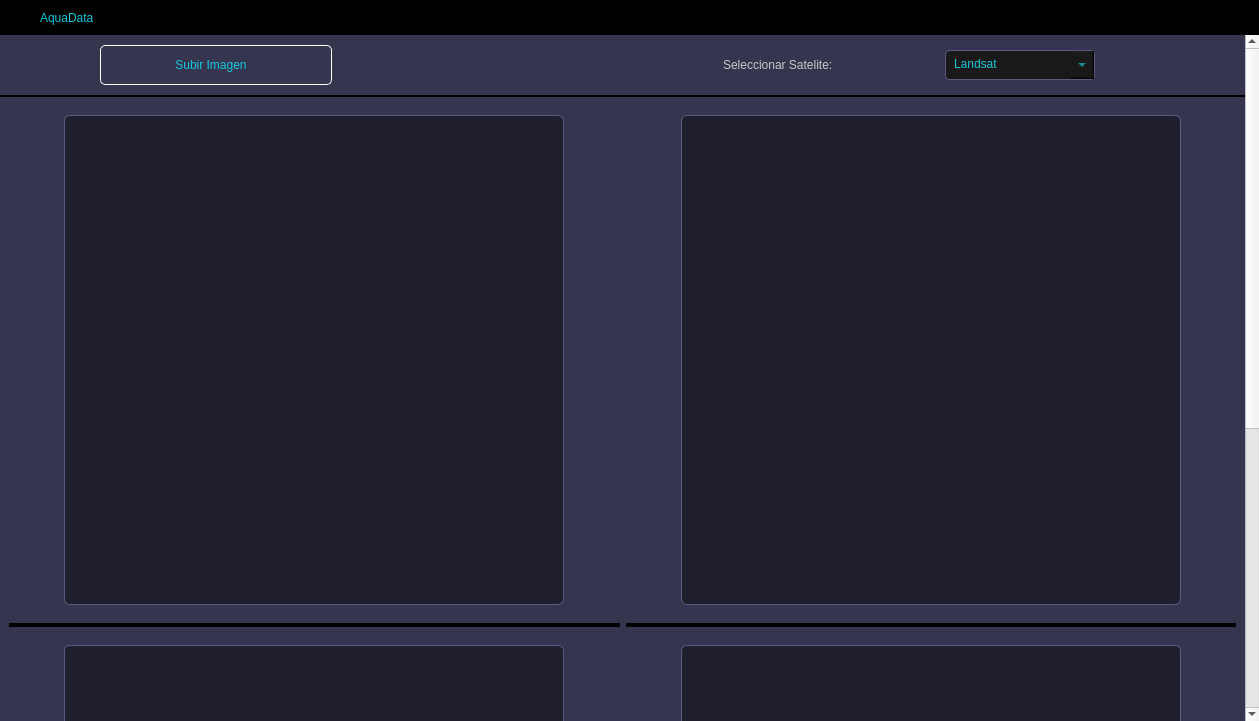
<?xml version="1.0" encoding="UTF-8"?>
<ui version="4.0">
 <class>MainWindow</class>
 <widget class="QMainWindow" name="MainWindow">
  <property name="geometry">
   <rect>
    <x>0</x>
    <y>0</y>
    <width>1259</width>
    <height>721</height>
   </rect>
  </property>
  <property name="windowTitle">
   <string>MainWindow</string>
  </property>
  <widget class="QWidget" name="centralwidget">
   <layout class="QVBoxLayout" name="verticalLayout">
    <property name="spacing">
     <number>0</number>
    </property>
    <property name="leftMargin">
     <number>0</number>
    </property>
    <property name="topMargin">
     <number>0</number>
    </property>
    <property name="rightMargin">
     <number>0</number>
    </property>
    <property name="bottomMargin">
     <number>0</number>
    </property>
    <item>
     <widget class="QFrame" name="frame_superior">
      <property name="minimumSize">
       <size>
        <width>0</width>
        <height>35</height>
       </size>
      </property>
      <property name="maximumSize">
       <size>
        <width>16777215</width>
        <height>35</height>
       </size>
      </property>
      <property name="autoFillBackground">
       <bool>false</bool>
      </property>
      <property name="styleSheet">
       <string notr="true">QFrame{
background-color:rgb(0,0,0);
}

QPushButton{
background-color: #000000ff;
border-radius:15px;
}

QPushButton:hover{
background-color: rgb(53,53,79);
border-radius:15px;
}</string>
      </property>
      <property name="frameShape">
       <enum>QFrame::NoFrame</enum>
      </property>
      <property name="frameShadow">
       <enum>QFrame::Raised</enum>
      </property>
      <property name="lineWidth">
       <number>1</number>
      </property>
      <layout class="QHBoxLayout" name="horizontalLayout">
       <property name="spacing">
        <number>5</number>
       </property>
       <property name="leftMargin">
        <number>5</number>
       </property>
       <property name="topMargin">
        <number>0</number>
       </property>
       <property name="rightMargin">
        <number>0</number>
       </property>
       <property name="bottomMargin">
        <number>0</number>
       </property>
       <item>
        <widget class="QLabel" name="label_5">
         <property name="minimumSize">
          <size>
           <width>30</width>
           <height>30</height>
          </size>
         </property>
         <property name="maximumSize">
          <size>
           <width>30</width>
           <height>30</height>
          </size>
         </property>
         <property name="styleSheet">
          <string notr="true"/>
         </property>
         <property name="text">
          <string/>
         </property>
         <property name="pixmap">
          <pixmap>../Resources/Iconos/Logo.png</pixmap>
         </property>
         <property name="scaledContents">
          <bool>true</bool>
         </property>
         <property name="alignment">
          <set>Qt::AlignCenter</set>
         </property>
        </widget>
       </item>
       <item>
        <widget class="QLabel" name="label">
         <property name="styleSheet">
          <string notr="true">font: 87 6 pt &quot;Arial Black&quot;;
color: rgb(20, 200, 220);
</string>
         </property>
         <property name="text">
          <string>AquaData</string>
         </property>
        </widget>
       </item>
       <item>
        <spacer name="horizontalSpacer">
         <property name="orientation">
          <enum>Qt::Horizontal</enum>
         </property>
         <property name="sizeHint" stdset="0">
          <size>
           <width>276</width>
           <height>17</height>
          </size>
         </property>
        </spacer>
       </item>
       <item>
        <widget class="QPushButton" name="btn_Minimizar">
         <property name="minimumSize">
          <size>
           <width>30</width>
           <height>30</height>
          </size>
         </property>
         <property name="maximumSize">
          <size>
           <width>30</width>
           <height>30</height>
          </size>
         </property>
         <property name="text">
          <string/>
         </property>
         <property name="icon">
          <iconset>
           <normaloff>../Resources/Iconos/menos.png</normaloff>../Resources/Iconos/menos.png</iconset>
         </property>
         <property name="iconSize">
          <size>
           <width>18</width>
           <height>18</height>
          </size>
         </property>
        </widget>
       </item>
       <item>
        <widget class="QPushButton" name="btn_Normal">
         <property name="minimumSize">
          <size>
           <width>30</width>
           <height>30</height>
          </size>
         </property>
         <property name="maximumSize">
          <size>
           <width>30</width>
           <height>30</height>
          </size>
         </property>
         <property name="text">
          <string/>
         </property>
         <property name="icon">
          <iconset>
           <normaloff>../Resources/Iconos/Normal.png</normaloff>../Resources/Iconos/Normal.png</iconset>
         </property>
        </widget>
       </item>
       <item>
        <widget class="QPushButton" name="btn_Maximizar">
         <property name="minimumSize">
          <size>
           <width>30</width>
           <height>30</height>
          </size>
         </property>
         <property name="maximumSize">
          <size>
           <width>30</width>
           <height>30</height>
          </size>
         </property>
         <property name="styleSheet">
          <string notr="true"/>
         </property>
         <property name="text">
          <string/>
         </property>
         <property name="icon">
          <iconset>
           <normaloff>../Resources/Iconos/Maximiza.png</normaloff>../Resources/Iconos/Maximiza.png</iconset>
         </property>
         <property name="iconSize">
          <size>
           <width>16</width>
           <height>16</height>
          </size>
         </property>
        </widget>
       </item>
       <item>
        <widget class="QPushButton" name="btn_Cerrar">
         <property name="minimumSize">
          <size>
           <width>30</width>
           <height>30</height>
          </size>
         </property>
         <property name="maximumSize">
          <size>
           <width>30</width>
           <height>30</height>
          </size>
         </property>
         <property name="text">
          <string/>
         </property>
         <property name="icon">
          <iconset>
           <normaloff>../Resources/Iconos/Cerrar.png</normaloff>../Resources/Iconos/Cerrar.png</iconset>
         </property>
         <property name="iconSize">
          <size>
           <width>16</width>
           <height>16</height>
          </size>
         </property>
        </widget>
       </item>
      </layout>
     </widget>
    </item>
    <item>
     <widget class="QScrollArea" name="scrollArea">
      <property name="frameShape">
       <enum>QFrame::NoFrame</enum>
      </property>
      <property name="widgetResizable">
       <bool>true</bool>
      </property>
      <widget class="QWidget" name="scrollAreaWidgetContents_2">
       <property name="geometry">
        <rect>
         <x>0</x>
         <y>-485</y>
         <width>1242</width>
         <height>1204</height>
        </rect>
       </property>
       <layout class="QVBoxLayout" name="verticalLayout_6">
        <property name="spacing">
         <number>0</number>
        </property>
        <property name="leftMargin">
         <number>0</number>
        </property>
        <property name="topMargin">
         <number>0</number>
        </property>
        <property name="rightMargin">
         <number>0</number>
        </property>
        <property name="bottomMargin">
         <number>0</number>
        </property>
        <item>
         <widget class="QFrame" name="frame_2">
          <property name="frameShape">
           <enum>QFrame::NoFrame</enum>
          </property>
          <property name="frameShadow">
           <enum>QFrame::Raised</enum>
          </property>
          <layout class="QVBoxLayout" name="verticalLayout_2" stretch="1,5,4,0">
           <property name="spacing">
            <number>0</number>
           </property>
           <property name="leftMargin">
            <number>0</number>
           </property>
           <property name="topMargin">
            <number>0</number>
           </property>
           <property name="rightMargin">
            <number>0</number>
           </property>
           <property name="bottomMargin">
            <number>0</number>
           </property>
           <item>
            <widget class="QFrame" name="frame">
             <property name="minimumSize">
              <size>
               <width>0</width>
               <height>60</height>
              </size>
             </property>
             <property name="maximumSize">
              <size>
               <width>16777215</width>
               <height>16777215</height>
              </size>
             </property>
             <property name="layoutDirection">
              <enum>Qt::LeftToRight</enum>
             </property>
             <property name="styleSheet">
              <string notr="true">QFrame{
    background-color: rgb(53, 53, 79);
}

QPushButton{
    font: 87  9pt &quot;Arial Black&quot;;
    background-color: #000000ff;
    color: rgb(20, 200, 220);
    border-radius: 5px;
    border: 1px solid white;
}

QPushButton:hover{
    background-color: black;
}
</string>
             </property>
             <property name="frameShape">
              <enum>QFrame::NoFrame</enum>
             </property>
             <property name="frameShadow">
              <enum>QFrame::Raised</enum>
             </property>
             <layout class="QHBoxLayout" name="horizontalLayout_4" stretch="0,0">
              <property name="spacing">
               <number>0</number>
              </property>
              <property name="leftMargin">
               <number>0</number>
              </property>
              <property name="topMargin">
               <number>0</number>
              </property>
              <property name="rightMargin">
               <number>0</number>
              </property>
              <property name="bottomMargin">
               <number>0</number>
              </property>
              <item>
               <widget class="QFrame" name="frame_6">
                <property name="sizePolicy">
                 <sizepolicy hsizetype="Expanding" vsizetype="Expanding">
                  <horstretch>0</horstretch>
                  <verstretch>0</verstretch>
                 </sizepolicy>
                </property>
                <property name="layoutDirection">
                 <enum>Qt::LeftToRight</enum>
                </property>
                <property name="frameShape">
                 <enum>QFrame::NoFrame</enum>
                </property>
                <property name="frameShadow">
                 <enum>QFrame::Raised</enum>
                </property>
                <property name="midLineWidth">
                 <number>0</number>
                </property>
                <layout class="QHBoxLayout" name="horizontalLayout_8">
                 <property name="spacing">
                  <number>50</number>
                 </property>
                 <property name="leftMargin">
                  <number>100</number>
                 </property>
                 <property name="topMargin">
                  <number>9</number>
                 </property>
                 <property name="rightMargin">
                  <number>9</number>
                 </property>
                 <property name="bottomMargin">
                  <number>9</number>
                 </property>
                 <item>
                  <widget class="QPushButton" name="btn_Subir">
                   <property name="minimumSize">
                    <size>
                     <width>0</width>
                     <height>0</height>
                    </size>
                   </property>
                   <property name="maximumSize">
                    <size>
                     <width>300</width>
                     <height>40</height>
                    </size>
                   </property>
                   <property name="layoutDirection">
                    <enum>Qt::RightToLeft</enum>
                   </property>
                   <property name="text">
                    <string>Subir Imagen   </string>
                   </property>
                   <property name="icon">
                    <iconset>
                     <normaloff>../Resources/Iconos/Subir.png</normaloff>../Resources/Iconos/Subir.png</iconset>
                   </property>
                   <property name="iconSize">
                    <size>
                     <width>25</width>
                     <height>25</height>
                    </size>
                   </property>
                  </widget>
                 </item>
                 <item>
                  <widget class="QLabel" name="lbl_Fecha">
                   <property name="styleSheet">
                    <string notr="true">  font: 13pt &quot;Arial&quot;;
    color: rgb(200, 200, 200);
    background: transparent;
    border: none;</string>
                   </property>
                   <property name="text">
                    <string/>
                   </property>
                  </widget>
                 </item>
                </layout>
               </widget>
              </item>
              <item>
               <widget class="QFrame" name="frame_7">
                <property name="sizePolicy">
                 <sizepolicy hsizetype="Expanding" vsizetype="Expanding">
                  <horstretch>0</horstretch>
                  <verstretch>0</verstretch>
                 </sizepolicy>
                </property>
                <property name="frameShape">
                 <enum>QFrame::NoFrame</enum>
                </property>
                <property name="frameShadow">
                 <enum>QFrame::Raised</enum>
                </property>
                <layout class="QHBoxLayout" name="horizontalLayout_9">
                 <property name="leftMargin">
                  <number>100</number>
                 </property>
                 <property name="rightMargin">
                  <number>150</number>
                 </property>
                 <item>
                  <widget class="QLabel" name="label_2">
                   <property name="styleSheet">
                    <string notr="true">  font: 13pt &quot;Arial&quot;;
    color: rgb(200, 200, 200);
    background: transparent;
    border: none;</string>
                   </property>
                   <property name="text">
                    <string>Seleccionar Satelite: </string>
                   </property>
                  </widget>
                 </item>
                 <item>
                  <widget class="QComboBox" name="Cbox_Satelite">
                   <property name="minimumSize">
                    <size>
                     <width>0</width>
                     <height>30</height>
                    </size>
                   </property>
                   <property name="maximumSize">
                    <size>
                     <width>150</width>
                     <height>16777215</height>
                    </size>
                   </property>
                   <property name="styleSheet">
                    <string notr="true">QComboBox {
    font: 75 9pt &quot;Arial&quot;;
    background-color: rgb(25, 25, 25);
    color: rgb(20, 200, 220);
    border: 1px solid rgb(90, 90, 130);
    border-radius: 4px;
    padding: 2px 25px 4px 8px;  
}

QComboBox:hover {
    background-color:rgb(94, 94, 94);
}

QComboBox::drop-down {
    subcontrol-origin: padding;
    subcontrol-position: top right;
    width: 24px;
}


QComboBox QAbstractItemView {
    background-color: rgb(20, 20, 30);
    color: rgb(220, 220, 220);
    selection-background-color: rgb(20, 200, 220);
    selection-color: black;
}</string>
                   </property>
                   <item>
                    <property name="text">
                     <string>Landsat</string>
                    </property>
                   </item>
                   <item>
                    <property name="text">
                     <string>Sentinel</string>
                    </property>
                   </item>
                  </widget>
                 </item>
                </layout>
               </widget>
              </item>
             </layout>
            </widget>
           </item>
           <item>
            <widget class="QFrame" name="frame_3">
             <property name="styleSheet">
              <string notr="true">QFrame{
    background-color: rgb(53, 53, 79);
    border-bottom: none;  /* Borde solo en la parte inferior */
    border-top: 2px solid black;  /* Sin borde superior */
    border-left: none;  /* Sin borde izquierdo */
    border-right: none;  /* Sin borde derecho */
}


</string>
             </property>
             <property name="frameShape">
              <enum>QFrame::NoFrame</enum>
             </property>
             <property name="frameShadow">
              <enum>QFrame::Raised</enum>
             </property>
             <layout class="QHBoxLayout" name="horizontalLayout_5">
              <item>
               <widget class="QFrame" name="frame_12">
                <property name="styleSheet">
                 <string notr="true">border: none;</string>
                </property>
                <property name="frameShape">
                 <enum>QFrame::StyledPanel</enum>
                </property>
                <property name="frameShadow">
                 <enum>QFrame::Raised</enum>
                </property>
                <layout class="QHBoxLayout" name="horizontalLayout_10">
                 <item>
                  <widget class="QWidget" name="wdg_Original" native="true">
                   <property name="minimumSize">
                    <size>
                     <width>450</width>
                     <height>490</height>
                    </size>
                   </property>
                   <property name="maximumSize">
                    <size>
                     <width>500</width>
                     <height>16777215</height>
                    </size>
                   </property>
                   <property name="styleSheet">
                    <string notr="true">  background-color: rgb(30, 30, 45);
    border: 1px solid rgb(90, 90, 130);
    border-radius: 6px;</string>
                   </property>
                  </widget>
                 </item>
                </layout>
               </widget>
              </item>
              <item>
               <widget class="QFrame" name="frame_13">
                <property name="styleSheet">
                 <string notr="true">border: none;</string>
                </property>
                <property name="frameShape">
                 <enum>QFrame::StyledPanel</enum>
                </property>
                <property name="frameShadow">
                 <enum>QFrame::Raised</enum>
                </property>
                <layout class="QHBoxLayout" name="horizontalLayout_11">
                 <item>
                  <widget class="QWidget" name="wdg_Magua" native="true">
                   <property name="minimumSize">
                    <size>
                     <width>450</width>
                     <height>0</height>
                    </size>
                   </property>
                   <property name="maximumSize">
                    <size>
                     <width>500</width>
                     <height>16777215</height>
                    </size>
                   </property>
                   <property name="styleSheet">
                    <string notr="true">  background-color: rgb(30, 30, 45);
    border: 1px solid rgb(90, 90, 130);
    border-radius: 6px;</string>
                   </property>
                  </widget>
                 </item>
                </layout>
               </widget>
              </item>
             </layout>
            </widget>
           </item>
           <item>
            <widget class="QFrame" name="frame_4">
             <property name="sizePolicy">
              <sizepolicy hsizetype="Expanding" vsizetype="Expanding">
               <horstretch>0</horstretch>
               <verstretch>0</verstretch>
              </sizepolicy>
             </property>
             <property name="styleSheet">
              <string notr="true">QFrame{
    background-color: rgb(53, 53, 79);
   
}

</string>
             </property>
             <property name="frameShape">
              <enum>QFrame::NoFrame</enum>
             </property>
             <property name="frameShadow">
              <enum>QFrame::Raised</enum>
             </property>
             <layout class="QHBoxLayout" name="horizontalLayout_2">
              <property name="spacing">
               <number>6</number>
              </property>
              <property name="leftMargin">
               <number>9</number>
              </property>
              <property name="topMargin">
               <number>0</number>
              </property>
              <property name="rightMargin">
               <number>9</number>
              </property>
              <property name="bottomMargin">
               <number>10</number>
              </property>
              <item>
               <widget class="QFrame" name="frame_8">
                <property name="sizePolicy">
                 <sizepolicy hsizetype="Expanding" vsizetype="Expanding">
                  <horstretch>0</horstretch>
                  <verstretch>0</verstretch>
                 </sizepolicy>
                </property>
                <property name="styleSheet">
                 <string notr="true">QFrame {
    border-bottom: none;  /* Borde solo en la parte inferior */
    border-top: 4px solid black;  /* Sin borde superior */
    border-left: none;  /* Sin borde izquierdo */
    border-right: none;  /* Sin borde derecho */
}</string>
                </property>
                <property name="frameShape">
                 <enum>QFrame::NoFrame</enum>
                </property>
                <property name="frameShadow">
                 <enum>QFrame::Raised</enum>
                </property>
                <layout class="QVBoxLayout" name="verticalLayout_3">
                 <property name="spacing">
                  <number>0</number>
                 </property>
                 <property name="leftMargin">
                  <number>9</number>
                 </property>
                 <property name="topMargin">
                  <number>9</number>
                 </property>
                 <property name="rightMargin">
                  <number>9</number>
                 </property>
                 <property name="bottomMargin">
                  <number>9</number>
                 </property>
                 <item>
                  <widget class="QFrame" name="frame_10">
                   <property name="styleSheet">
                    <string notr="true"> border: none;</string>
                   </property>
                   <property name="frameShape">
                    <enum>QFrame::StyledPanel</enum>
                   </property>
                   <property name="frameShadow">
                    <enum>QFrame::Raised</enum>
                   </property>
                   <layout class="QHBoxLayout" name="horizontalLayout_6">
                    <property name="spacing">
                     <number>6</number>
                    </property>
                    <property name="leftMargin">
                     <number>9</number>
                    </property>
                    <property name="topMargin">
                     <number>9</number>
                    </property>
                    <property name="rightMargin">
                     <number>9</number>
                    </property>
                    <property name="bottomMargin">
                     <number>9</number>
                    </property>
                    <item>
                     <widget class="QWidget" name="wdg_Ndwi" native="true">
                      <property name="minimumSize">
                       <size>
                        <width>500</width>
                        <height>400</height>
                       </size>
                      </property>
                      <property name="maximumSize">
                       <size>
                        <width>500</width>
                        <height>400</height>
                       </size>
                      </property>
                      <property name="styleSheet">
                       <string notr="true">  background-color: rgb(30, 30, 45);
    border: 1px solid rgb(90, 90, 130);
    border-radius: 6px;</string>
                      </property>
                     </widget>
                    </item>
                   </layout>
                  </widget>
                 </item>
                 <item>
                  <widget class="QFrame" name="frame_14">
                   <property name="styleSheet">
                    <string notr="true"> border: none;</string>
                   </property>
                   <property name="frameShape">
                    <enum>QFrame::StyledPanel</enum>
                   </property>
                   <property name="frameShadow">
                    <enum>QFrame::Raised</enum>
                   </property>
                   <layout class="QHBoxLayout" name="horizontalLayout_12">
                    <item>
                     <widget class="QLabel" name="label_3">
                      <property name="styleSheet">
                       <string notr="true">  font: 10pt &quot;Arial&quot;;
    color: rgb(200, 200, 200);
    background: transparent;
    border: none;</string>
                      </property>
                      <property name="text">
                       <string>Umbralización del índice NDWI:</string>
                      </property>
                      <property name="alignment">
                       <set>Qt::AlignCenter</set>
                      </property>
                     </widget>
                    </item>
                    <item>
                     <widget class="QLabel" name="lbl_Ndwi">
                      <property name="styleSheet">
                       <string notr="true">  font: 87 14pt &quot;Arial&quot;;
    color: rgb(20, 200, 220);
    background: transparent;
    border: none;</string>
                      </property>
                      <property name="text">
                       <string/>
                      </property>
                      <property name="alignment">
                       <set>Qt::AlignCenter</set>
                      </property>
                     </widget>
                    </item>
                   </layout>
                  </widget>
                 </item>
                 <item>
                  <widget class="QFrame" name="frame_15">
                   <property name="styleSheet">
                    <string notr="true"> border: none;</string>
                   </property>
                   <property name="frameShape">
                    <enum>QFrame::StyledPanel</enum>
                   </property>
                   <property name="frameShadow">
                    <enum>QFrame::Raised</enum>
                   </property>
                   <layout class="QHBoxLayout" name="horizontalLayout_13">
                    <item>
                     <widget class="QSlider" name="sld_Ndwi">
                      <property name="maximumSize">
                       <size>
                        <width>500</width>
                        <height>16777215</height>
                       </size>
                      </property>
                      <property name="orientation">
                       <enum>Qt::Horizontal</enum>
                      </property>
                      <property name="tickPosition">
                       <enum>QSlider::TicksBelow</enum>
                      </property>
                     </widget>
                    </item>
                   </layout>
                  </widget>
                 </item>
                </layout>
               </widget>
              </item>
              <item>
               <widget class="QFrame" name="frame_9">
                <property name="sizePolicy">
                 <sizepolicy hsizetype="Expanding" vsizetype="Expanding">
                  <horstretch>0</horstretch>
                  <verstretch>0</verstretch>
                 </sizepolicy>
                </property>
                <property name="styleSheet">
                 <string notr="true">QFrame {
    border-bottom: none;  /* Borde solo en la parte inferior */
    border-top: 4px solid black;  /* Sin borde superior */
    border-left: none;  /* Sin borde izquierdo */
    border-right: none;  /* Sin borde derecho */
}</string>
                </property>
                <property name="frameShape">
                 <enum>QFrame::NoFrame</enum>
                </property>
                <property name="frameShadow">
                 <enum>QFrame::Raised</enum>
                </property>
                <layout class="QVBoxLayout" name="verticalLayout_4">
                 <property name="spacing">
                  <number>0</number>
                 </property>
                 <item>
                  <widget class="QFrame" name="frame_11">
                   <property name="styleSheet">
                    <string notr="true"> border: none;</string>
                   </property>
                   <property name="frameShape">
                    <enum>QFrame::StyledPanel</enum>
                   </property>
                   <property name="frameShadow">
                    <enum>QFrame::Raised</enum>
                   </property>
                   <layout class="QHBoxLayout" name="horizontalLayout_7">
                    <item>
                     <widget class="QWidget" name="wdg_Mnubes" native="true">
                      <property name="minimumSize">
                       <size>
                        <width>500</width>
                        <height>400</height>
                       </size>
                      </property>
                      <property name="maximumSize">
                       <size>
                        <width>500</width>
                        <height>400</height>
                       </size>
                      </property>
                      <property name="styleSheet">
                       <string notr="true">  background-color: rgb(30, 30, 45);
    border: 1px solid rgb(90, 90, 130);
    border-radius: 6px;</string>
                      </property>
                     </widget>
                    </item>
                   </layout>
                  </widget>
                 </item>
                 <item>
                  <widget class="QFrame" name="frame_16">
                   <property name="styleSheet">
                    <string notr="true"> border: none;</string>
                   </property>
                   <property name="frameShape">
                    <enum>QFrame::StyledPanel</enum>
                   </property>
                   <property name="frameShadow">
                    <enum>QFrame::Raised</enum>
                   </property>
                   <layout class="QHBoxLayout" name="horizontalLayout_14">
                    <item>
                     <widget class="QLabel" name="label_4">
                      <property name="styleSheet">
                       <string notr="true">  font: 10pt &quot;Arial&quot;;
    color: rgb(200, 200, 200);
    background: transparent;
    border: none;</string>
                      </property>
                      <property name="text">
                       <string>Filtro de nubes</string>
                      </property>
                      <property name="alignment">
                       <set>Qt::AlignCenter</set>
                      </property>
                     </widget>
                    </item>
                    <item>
                     <widget class="QLabel" name="lbl_Nubes">
                      <property name="styleSheet">
                       <string notr="true">  font: 87 14pt &quot;Arial&quot;;
    color: rgb(20, 200, 220);
    background: transparent;
    border: none;</string>
                      </property>
                      <property name="text">
                       <string/>
                      </property>
                      <property name="alignment">
                       <set>Qt::AlignCenter</set>
                      </property>
                     </widget>
                    </item>
                   </layout>
                  </widget>
                 </item>
                 <item>
                  <widget class="QFrame" name="frame_17">
                   <property name="styleSheet">
                    <string notr="true"> border: none;</string>
                   </property>
                   <property name="frameShape">
                    <enum>QFrame::StyledPanel</enum>
                   </property>
                   <property name="frameShadow">
                    <enum>QFrame::Raised</enum>
                   </property>
                   <layout class="QHBoxLayout" name="horizontalLayout_15">
                    <item>
                     <widget class="QSlider" name="sld_Nubes">
                      <property name="maximumSize">
                       <size>
                        <width>500</width>
                        <height>16777215</height>
                       </size>
                      </property>
                      <property name="orientation">
                       <enum>Qt::Horizontal</enum>
                      </property>
                      <property name="tickPosition">
                       <enum>QSlider::TicksBelow</enum>
                      </property>
                     </widget>
                    </item>
                   </layout>
                  </widget>
                 </item>
                </layout>
               </widget>
              </item>
             </layout>
            </widget>
           </item>
           <item>
            <widget class="QFrame" name="frame_5">
             <property name="minimumSize">
              <size>
               <width>0</width>
               <height>80</height>
              </size>
             </property>
             <property name="styleSheet">
              <string notr="true">QFrame{
    background-color: rgb(53, 53, 79);

    border-bottom: none;  /* Borde solo en la parte inferior */
    border-top: 2px solid black;  /* Sin borde superior */
    border-left: none;  /* Sin borde izquierdo */
    border-right: none;  /* Sin borde derecho */

}

QPushButton{
    font: 87 12pt &quot;Arial Black&quot;;
    background-color: #000000ff;
    color: rgb(20, 200, 220);
    border-radius: 5px;
    border: 1px solid white;
}

QPushButton:hover{
    background-color: black;
}
</string>
             </property>
             <property name="frameShape">
              <enum>QFrame::StyledPanel</enum>
             </property>
             <property name="frameShadow">
              <enum>QFrame::Raised</enum>
             </property>
             <layout class="QHBoxLayout" name="horizontalLayout_3">
              <property name="spacing">
               <number>40</number>
              </property>
              <property name="leftMargin">
               <number>50</number>
              </property>
              <property name="topMargin">
               <number>0</number>
              </property>
              <property name="rightMargin">
               <number>50</number>
              </property>
              <property name="bottomMargin">
               <number>0</number>
              </property>
              <item>
               <widget class="QPushButton" name="btn_Aplicar">
                <property name="minimumSize">
                 <size>
                  <width>0</width>
                  <height>30</height>
                 </size>
                </property>
                <property name="maximumSize">
                 <size>
                  <width>16777215</width>
                  <height>40</height>
                 </size>
                </property>
                <property name="layoutDirection">
                 <enum>Qt::RightToLeft</enum>
                </property>
                <property name="text">
                 <string>Aplicar   </string>
                </property>
                <property name="icon">
                 <iconset>
                  <normaloff>../Resources/Iconos/Aplicar.png</normaloff>../Resources/Iconos/Aplicar.png</iconset>
                </property>
               </widget>
              </item>
              <item>
               <widget class="QPushButton" name="btn_Guardar">
                <property name="minimumSize">
                 <size>
                  <width>0</width>
                  <height>30</height>
                 </size>
                </property>
                <property name="maximumSize">
                 <size>
                  <width>16777215</width>
                  <height>40</height>
                 </size>
                </property>
                <property name="layoutDirection">
                 <enum>Qt::RightToLeft</enum>
                </property>
                <property name="text">
                 <string>Guardar   </string>
                </property>
                <property name="icon">
                 <iconset>
                  <normaloff>../Resources/Iconos/Guardar.png</normaloff>../Resources/Iconos/Guardar.png</iconset>
                </property>
                <property name="iconSize">
                 <size>
                  <width>20</width>
                  <height>20</height>
                 </size>
                </property>
               </widget>
              </item>
              <item>
               <widget class="QPushButton" name="btn_Cancelar">
                <property name="minimumSize">
                 <size>
                  <width>0</width>
                  <height>0</height>
                 </size>
                </property>
                <property name="maximumSize">
                 <size>
                  <width>16777215</width>
                  <height>40</height>
                 </size>
                </property>
                <property name="layoutDirection">
                 <enum>Qt::RightToLeft</enum>
                </property>
                <property name="text">
                 <string>Cancelar </string>
                </property>
                <property name="icon">
                 <iconset>
                  <normaloff>../Resources/Iconos/Cancelar.png</normaloff>../Resources/Iconos/Cancelar.png</iconset>
                </property>
                <property name="iconSize">
                 <size>
                  <width>20</width>
                  <height>25</height>
                 </size>
                </property>
               </widget>
              </item>
             </layout>
            </widget>
           </item>
          </layout>
         </widget>
        </item>
       </layout>
      </widget>
     </widget>
    </item>
   </layout>
  </widget>
 </widget>
 <resources/>
 <connections/>
</ui>
